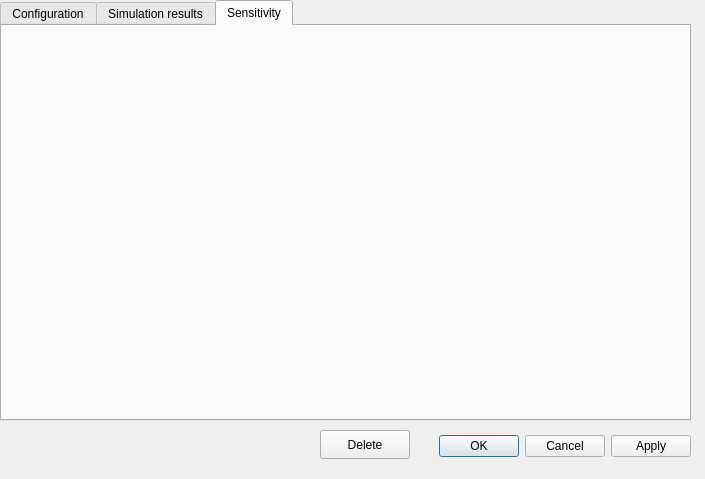
<?xml version="1.0" encoding="UTF-8"?>
<ui version="4.0">
 <class>WeightWindow</class>
 <widget class="QDialog" name="WeightWindow">
  <property name="geometry">
   <rect>
    <x>0</x>
    <y>0</y>
    <width>705</width>
    <height>479</height>
   </rect>
  </property>
  <property name="windowTitle">
   <string>Dialog</string>
  </property>
  <widget class="QDialogButtonBox" name="buttonBox">
   <property name="geometry">
    <rect>
     <x>410</x>
     <y>430</y>
     <width>281</width>
     <height>32</height>
    </rect>
   </property>
   <property name="orientation">
    <enum>Qt::Orientation::Horizontal</enum>
   </property>
   <property name="standardButtons">
    <set>QDialogButtonBox::StandardButton::Apply|QDialogButtonBox::StandardButton::Cancel|QDialogButtonBox::StandardButton::Ok</set>
   </property>
  </widget>
  <widget class="QTabWidget" name="tabWidget">
   <property name="geometry">
    <rect>
     <x>0</x>
     <y>0</y>
     <width>691</width>
     <height>421</height>
    </rect>
   </property>
   <property name="currentIndex">
    <number>2</number>
   </property>
   <widget class="QWidget" name="configuration">
    <attribute name="title">
     <string>Configuration</string>
    </attribute>
    <widget class="QComboBox" name="valueField">
     <property name="geometry">
      <rect>
       <x>350</x>
       <y>20</y>
       <width>231</width>
       <height>28</height>
      </rect>
     </property>
    </widget>
    <widget class="QLabel" name="label_10">
     <property name="geometry">
      <rect>
       <x>290</x>
       <y>20</y>
       <width>141</width>
       <height>20</height>
      </rect>
     </property>
     <property name="text">
      <string>Value:</string>
     </property>
    </widget>
    <widget class="QLabel" name="label_11">
     <property name="geometry">
      <rect>
       <x>10</x>
       <y>20</y>
       <width>81</width>
       <height>20</height>
      </rect>
     </property>
     <property name="text">
      <string>Name:</string>
     </property>
    </widget>
    <widget class="QLineEdit" name="nameField">
     <property name="geometry">
      <rect>
       <x>90</x>
       <y>20</y>
       <width>171</width>
       <height>28</height>
      </rect>
     </property>
    </widget>
    <widget class="QTextEdit" name="notesField">
     <property name="geometry">
      <rect>
       <x>10</x>
       <y>60</y>
       <width>661</width>
       <height>311</height>
      </rect>
     </property>
    </widget>
   </widget>
   <widget class="QWidget" name="results">
    <attribute name="title">
     <string>Simulation results</string>
    </attribute>
    <widget class="QCustomPlot" name="plot" native="true">
     <property name="geometry">
      <rect>
       <x>0</x>
       <y>0</y>
       <width>691</width>
       <height>381</height>
      </rect>
     </property>
    </widget>
   </widget>
   <widget class="QWidget" name="tab">
    <attribute name="title">
     <string>Sensitivity</string>
    </attribute>
    <widget class="QCustomPlot" name="plotSensitivity" native="true">
     <property name="geometry">
      <rect>
       <x>0</x>
       <y>0</y>
       <width>691</width>
       <height>381</height>
      </rect>
     </property>
    </widget>
   </widget>
  </widget>
  <widget class="QPushButton" name="deleteButton">
   <property name="geometry">
    <rect>
     <x>320</x>
     <y>430</y>
     <width>90</width>
     <height>29</height>
    </rect>
   </property>
   <property name="text">
    <string>Delete</string>
   </property>
  </widget>
 </widget>
 <customwidgets>
  <customwidget>
   <class>QCustomPlot</class>
   <extends>QWidget</extends>
   <header>libs\qcustomplot\qcustomplot.h</header>
   <container>1</container>
  </customwidget>
 </customwidgets>
 <resources/>
 <connections>
  <connection>
   <sender>buttonBox</sender>
   <signal>accepted()</signal>
   <receiver>WeightWindow</receiver>
   <slot>accept()</slot>
   <hints>
    <hint type="sourcelabel">
     <x>248</x>
     <y>254</y>
    </hint>
    <hint type="destinationlabel">
     <x>157</x>
     <y>274</y>
    </hint>
   </hints>
  </connection>
  <connection>
   <sender>buttonBox</sender>
   <signal>rejected()</signal>
   <receiver>WeightWindow</receiver>
   <slot>reject()</slot>
   <hints>
    <hint type="sourcelabel">
     <x>316</x>
     <y>260</y>
    </hint>
    <hint type="destinationlabel">
     <x>286</x>
     <y>274</y>
    </hint>
   </hints>
  </connection>
 </connections>
</ui>
